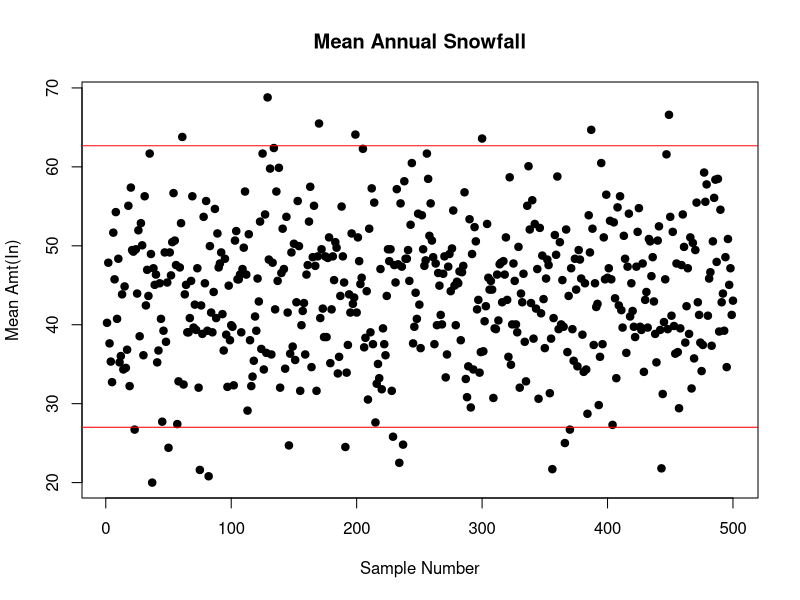
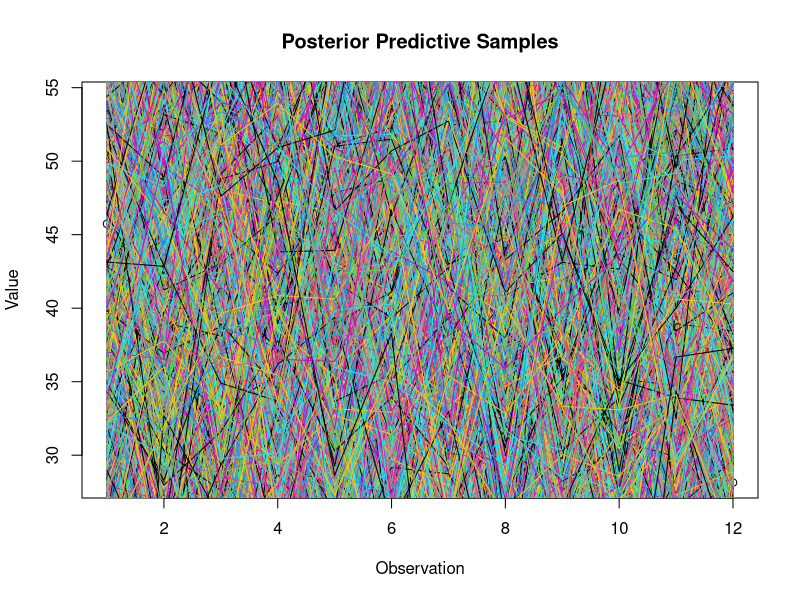

R code for these plots, in order:
#Estimating average total snow per year,mu, for East Coast City 
library(LearnBayes)
#data: y_{i} is the snowfall total observed in year i 
y=c(38.6,42.4,57.5,40.5,51.7,67.1,33.4,60.9,64.1,40.1,40.7,6.4)
ybar=mean(y)
#sampling distribution: (y_{i}|mu) ~ Normal(mu,sigma=10)
#prior: a range from 20 to 70. 

#Construct a mesh over the possible values for mu-500 values equally spaced on [20,70]

mu_mesh_vals=seq(from=20,to=70,length=500)

#compute the prior over this mesh of values
midpts=seq(from=15,to=65,by=10) #midpoints of histogram prior  
prior=c(.10,.15,.25,.25,.15,.10)
prior=histprior(mu_mesh_vals,midpts,prior) #prior values

#get the sampling distribution function over the mesh-normal likelihood 

likelihood=dnorm(mu_mesh_vals,mean=ybar,sd=10,log=FALSE)

#posterior is the product of the prior and sampling dsistribution over the mesh of mu values

posterior=prior*likelihood 
posterior=posterior/sum(posterior) #normalize

#take a sample from the posterior on the grid to get samples of the posterior-draws from posterior-ie mu values
ps=sample(mu_mesh_vals,replace=TRUE,prob=posterior)

#plot simulated mu values-posterior sample

plot(ps,pch=19,main="Mean Annual Snowfall",ylab="Mean Amt(In)",xlab="Sample Number")
abline(a=27.00902,b=0,col="red")
abline(a=62.67285,b=0,col="red")

#create inference on the posterior-95% credibility interval for mu:

cred_int_.95=quantile(ps,c(.025,.975))


#Let's construct a posterior predictive sampling scheme for new draws of data of ten observations:
  #Draw p* samples from g(mu*|y)
  #Draw y samples from the sampling distribution:N(mu=mu*,sigma=10)

  posterior_pred=function(len,data){ #choose the length of the mesh-ie the number of samples taken 
    mesh=seq(20,70,length=len)
    midpts=seq(from=15,to=65,by=10) 
    prior=c(.10,.15,.25,.25,.15,.10)
    prior=histprior(mesh,midpts,prior)
    likelihood=dnorm(mesh,mean=mean(data),sd=10,log=FALSE) #data can be a vecotr of any length 
    posterior=prior*likelihood 
    posterior=posterior/sum(posterior)
    post_sample=sample(mesh,replace=TRUE,prob=posterior)
    #mu*s are the ps, which get fed into the sampling distribution to simulate those draws 
    #predictive draws-sample size of twelve predicted observations for each posterior mu* value 
    pred=vector("list",length=length(post_sample))
    for (i in 1:length(post_sample)){
      pred[[i]]=rnorm(12,mean=post_sample[i],sd=10)
       }
    plot(pred[[1]],main="Posterior Predictive Samples",xlab="Observation",ylab="Value")
    for(i in 1:length(post_sample)){
      lines(pred[[i]],col=i)
      }
    return(pred)
    }
  
#run to get using the actual snow data given
  
length=100000
data=c(38.6,42.4,57.5,40.5,51.7,67.1,33.4,60.9,64.1,40.1,40.7,6.4)
ys=posterior_pred(length,data)
ys=unlist(ys)
ys_round=round(ys)
freq=table(ys_round)
ys_val=as.integer(names(freq))
prob=freq/sum(freq)
post_pred_distr=cbind(ys_val,prob)

#credibility interval for the posterior predictive distribution that covers 95% of observed values. 
covprob=.95
discint(post_pred_distr,covprob)
